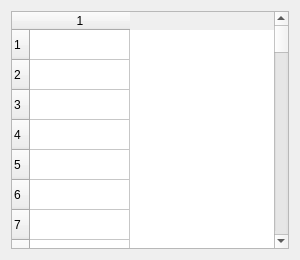
<?xml version="1.0" encoding="UTF-8"?>
<ui version="4.0"><class>Dialog</class><widget class="QDialog" name="Dialog"><property name="geometry"><rect><x>0</x><y>0</y><width>300</width><height>260</height></rect></property><property name="windowTitle"><string>#092 tables/177_narrow_tall</string></property><layout class="QVBoxLayout" name="verticalLayout"><property name="leftMargin"><number>11</number></property><property name="topMargin"><number>11</number></property><property name="rightMargin"><number>11</number></property><property name="bottomMargin"><number>11</number></property><property name="spacing"><number>6</number></property><item><widget class="QTableWidget" name="table"><property name="rowCount"><number>60</number></property><property name="columnCount"><number>1</number></property></widget></item></layout></widget></ui>
